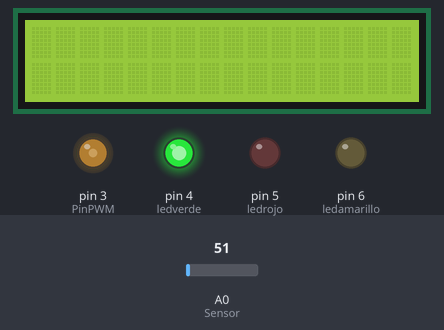
A sketch run on a simulated Arduino Uno, built with avr-gcc and run on an emulated ATmega328P. Shown: 16×2 character LCD, output pins drawn as LEDs (lit = HIGH). Inputs (shaded band) come from the test bench; at power-on: A0 (Sensor) = 51. What the sketch prints to the serial monitor is not drawn.

Above: at 1.2 s.
1.3 s: A0 (Sensor) set to 61
At 5.1 s:
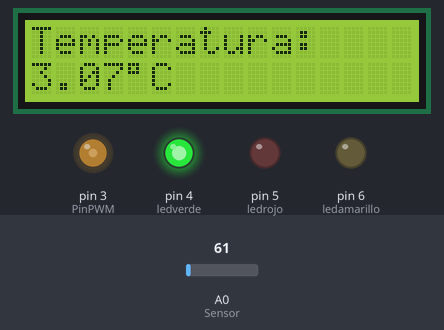
5.5 s: A0 (Sensor) set to 71
At 8.5 s:
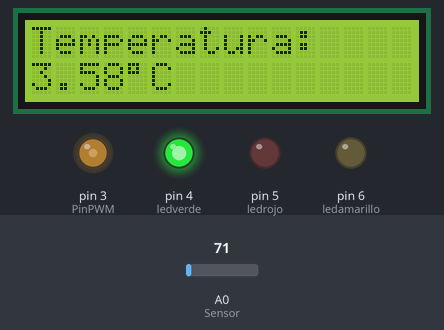
9.5 s: A0 (Sensor) set to 86
At 13.0 s:
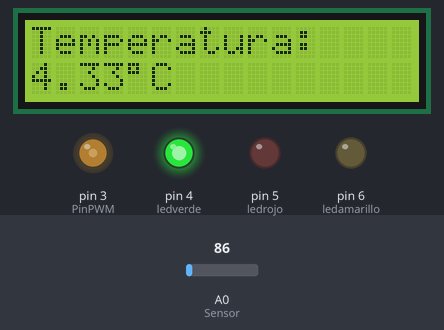
Timing chart, 0 to 14.5 s (numbered marks = the images above; inputs shaded):
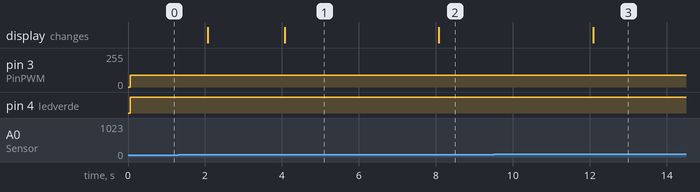

The sketch:

UltimoCodigoProyecto.ino
```cpp
#include <LiquidCrystal.h> //Librería para el LCD
LiquidCrystal lcd(7, 8, 9, 10, 11, 12); //    LCD: pines de control y de datos (RS, EN, d4, d5, d6, d7)
//Entrada de todos los pines:
const int Sensor =0;       //Entrada del sensor de temperatura LM35
int ledrojo=5;
int ledamarillo=6;
int ledverde=4;
float voltaje;             //Variable de calculo
float temperatura;         //Variable de resultado final
int PinPWM = 3;            //Para el ventilador, para poder variar el DC

void setup() {
          pinMode(ledrojo,OUTPUT);
          pinMode(ledamarillo,OUTPUT);
          pinMode(ledverde,OUTPUT);
          Serial.begin(9600); //Para ver los serialPrint por Monitor Serial, 9600 es la velocidad de muestreo.
          lcd.begin(16, 2);   //Para fijar el numero de columnas y de filas del LCD.
}
void loop ()
{         float lectura = analogRead(Sensor);
          voltaje = (5.0/1023.0) * lectura; //Convierte la lectura analogica de 0-1023V a un Voltaje de 0-5 volts.
          temperatura = (voltaje*100)/9.7 ; //Calculamos la temperatura, si salian 1,76V de la salida del amplificador, la Temperatura
          //es de 18°C (por la ganancia del amplificador que es de 9,7 aprox.).

          //Para visualizar la temperatura por el monitor serial:
          Serial.print("Temperatura:"); //Imprime "temperatura" para verlo por el monitor serial.
          Serial.println(temperatura); //Imprime la temperatura con un SALTO de linea (si fuera solo Serial.print(temperatura) no lo hace).
          Serial.print("Grados Celsius.");
          //Para visualizar el voltaje por el monitor serial:
          Serial.print("Voltaje:");
          Serial.println(voltaje);

          //Control de la temperatura:
          if (temperatura<17){
            digitalWrite (ledverde, HIGH);   //Prendo el led verde.
            digitalWrite (ledamarillo, LOW); //Apago el led amarillo.
            digitalWrite (ledrojo, LOW);     //Apago el led rojo.
            analogWrite(PinPWM,87);          //VENTILADOR A 8.6V, DC=35%.
        }
         if (temperatura>=17 && temperatura<=18){
            digitalWrite (ledverde, LOW);
            digitalWrite (ledamarillo, HIGH);
            digitalWrite (ledrojo, LOW);
            analogWrite(PinPWM,127);         //VENTILADOR A 8.6V,DC=50%.
        }
         if (temperatura>19){
            digitalWrite (ledverde, LOW);
            digitalWrite (ledamarillo, LOW);
            digitalWrite (ledrojo, HIGH);
            analogWrite(PinPWM,255);        //VENTILADOR A 8.6V,DC=100%.
       }
         delay(2000);//Para evitar errores, se esperan 2000ms (2 seg) para volver a tomar la temperatura.
            //LCD:
            lcd.setCursor(0, 0);        // Ubicacion del printeo de abajo, columna 0, fila 0.
            lcd.print("Temperatura:");  // Printeo "temperatura".
            lcd.setCursor(0, 1);        // Ubicacion del printeo de abajo.
            lcd.print(temperatura);     // Printeo la temperatura sea amarillo, verde o rojo.
            lcd.setCursor(4, 1);        //Columna 4, fila 1.
            lcd.print((char)223);       //Printeo °
            lcd.setCursor(5,1);         //Columna 5, fila 1.
            lcd.print('C');             //Printeo C
}
```

Measured:
- after the input at 1.3 s, the display: first differs from a run without the input after 2.8 s (image 1)
- after the input at 5.5 s, the display: changes after 2.6 s (image 2)
- after the input at 9.5 s, the display: changes after 2.6 s (image 3)
